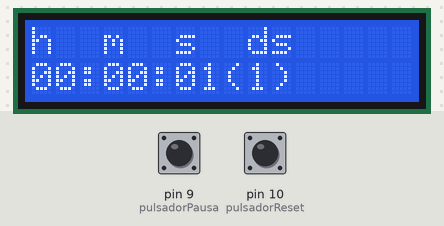
Bench run of a sketch on a simulated Arduino Uno, built with avr-gcc and run on an emulated ATmega328P. On the bench: 16×2 character LCD. The inputs (shaded band) are chosen by the test bench; at power-on: pin 10 (pulsadorReset) LOW, pin 9 (pulsadorPausa) LOW.

Above: at 1.2 s.
1.3 s: pin 10 (pulsadorReset) pulled HIGH for 3.2 s
At 3.0 s:
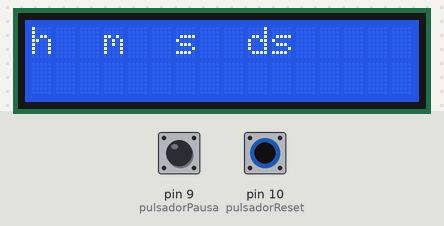
5.1 s: pin 9 (pulsadorPausa) pulled HIGH for 3.2 s
8.9 s: pin 10 (pulsadorReset) pulled HIGH for 0.15 s
At 9.15 s:
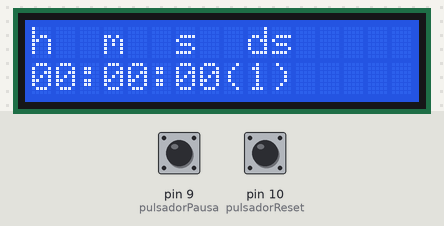
9.6 s: pin 10 (pulsadorReset) driven HIGH
At 10.2 s:
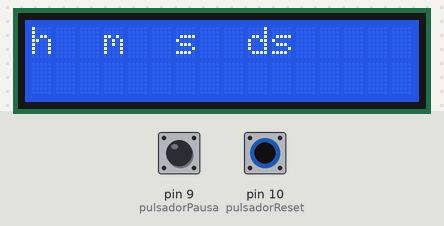

The sketch:

main.ino
```cpp
#include <LiquidCrystal.h>

//Declarar LCD y pines
LiquidCrystal lcd(2,3,4,5,6,7);
//               (Rs,E,DB4,DB5,DB6,DB7)

int horas = 0;
int minutos = 0;
int segundos = 0;
int decimas = 0;
long milisegundos = 0;

int pulsadorReset = 10;
int pulsadorPausa = 9;

void setup() {
  	Serial.begin(9600);
    pinMode(pulsadorReset, INPUT);
    pinMode(pulsadorPausa, INPUT);
    // Inicializamos el LCD
    lcd.begin(16,2);
    pintarPantalla();
}

void loop() {
	 // Si presionamos el pulsador de inicio se pone todo a cero
    if(digitalRead(pulsadorReset) == HIGH)
    {
      horas = 0;
      minutos = 0;
      segundos = 0;
      decimas = 0;
      lcd.clear();
      pintarPantalla();
    }

  	 // Si presionamos el pulsador de pausa se congela el tiempo hasta que lo volvamos a presionar
    if(digitalRead(pulsadorPausa) == HIGH)
    {
      delay(100);
      while(digitalRead(pulsadorPausa) == LOW);
      delay(100);
    }

  	cronometro();
}


void cronometro(){
	// Se cuentan los milisegundos transcurridos
    milisegundos = millis();

    // Si el tiempo transcurrido es mayor a una décima de segundo
    if(milisegundos % 100 == 0)
    {
      decimas++;
      // Si han pasado 10 décimas de segundo se cuenta un segundo
      if(decimas == 10)
      {
        decimas = 0;
        segundos++;
      }
      // Si han pasado 60 segundos se cuenta un minuto
      if(segundos == 60)
      {
        segundos = 0;
        minutos++;
      }
      // Si han pasado 60 minutos se cuenta una hora
      if(minutos == 60)
      {
        minutos = 0;
        horas++;
      }

      // Mostramos el tiempo a través del LCD
      lcd.setCursor(0,1);
      if(horas < 10)
      {
        lcd.print("0");
      }
      lcd.print(horas);
      lcd.print(":");
      lcd.setCursor(3,1);
      if(minutos < 10)
      {
        lcd.print("0");
      }
      lcd.print(minutos);
      lcd.print(":");
      lcd.setCursor(6,1);
      if(segundos < 10)
      {
        lcd.print("0");
      }
      lcd.print(segundos);
      lcd.print("(");
      lcd.setCursor(9,1);
      lcd.print(decimas);
      lcd.print(")");
    }
}

void pintarPantalla(){
    lcd. setCursor(0, 0);
    lcd.print("h");
    lcd. setCursor(3, 0);
    lcd.print("m");
    lcd. setCursor(6, 0);
    lcd.print("s");
    lcd. setCursor(9, 0);
    lcd.print("ds");
}
```

Measured:
- after the input at 1.3 s, the display: changes after 0.25 s (image 1)
- after the input at 8.9 s, the display: first changes after 0.15 s (image 2 shows a later state)
- after the input at 9.6 s, the display: changes after 0.25 s (image 3)
- what the display in image 1 shows lasts 1.3 s, from 2.3 s to 3.6 s
- what the display in image 3 shows lasts 1.5 s, from 9.8 s to 11.3 s
